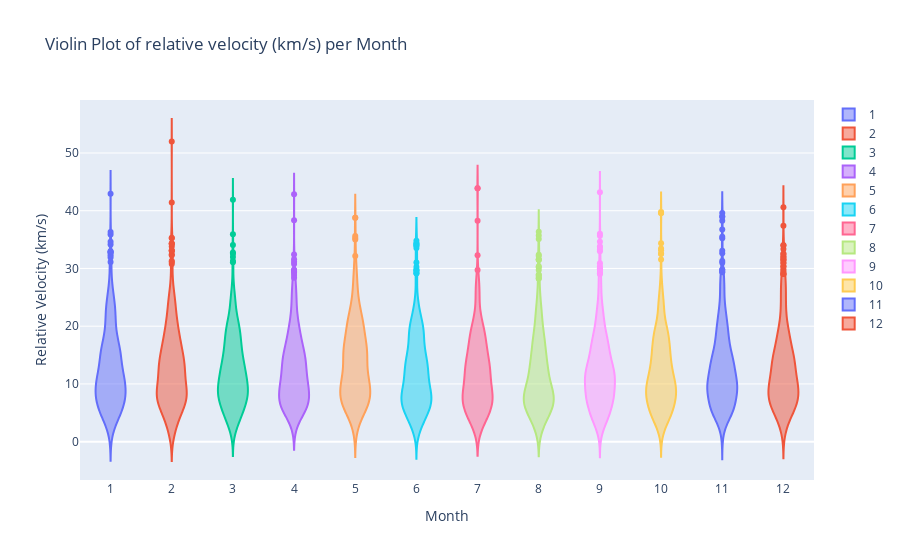

The notebook cell this image was saved under:
### Code cell
# Interative violin chart with relative velocity pr. Month
import plotly.graph_objects as go
import pandas as pd

# Group the data by month and get the estimated diameter values
df['relative_velocity_kilometers_per_second'] = pd.to_numeric(df['relative_velocity_kilometers_per_second'])
grouped_df = df.groupby(
            pd.to_datetime(df['close_approach_date']).dt.month
            )['relative_velocity_kilometers_per_second'].apply(list)

# Create the violin plot using Plotly
#Make empty data list
data = []
#Iterate grouped values:
for month, values in grouped_df.items():
    trace = go.Violin(y=values, name=str(month))
    data.append(trace)

# Set the layout of the plot
layout = go.Layout(
    title='Violin Plot of relative velocity (km/s) per Month',
    xaxis=dict(title='Month'),
    yaxis=dict(title='Relative Velocity (km/s)')
)

# Create the figure and plot
fig = go.Figure(data=data, layout=layout)

# Show the plot
fig.show()

### Figure 1 — Plotly figure (JSON) as saved in the notebook; plotly's stock layout.template omitted (floating-point values rounded to 4 significant figures; data arrays with more than 128 entries replaced by an {"elided": "..."} marker saying what was removed)
{"data": [{"name": "1", "type": "violin", "y": {"elided": "635 float values"}}, {"name": "2", "type": "violin", "y": {"elided": "646 float values"}}, {"name": "3", "type": "violin", "y": {"elided": "669 float values"}}, {"name": "4", "type": "violin", "y": {"elided": "659 float values"}}, {"name": "5", "type": "violin", "y": {"elided": "602 float values"}}, {"name": "6", "type": "violin", "y": {"elided": "506 float values"}}, {"name": "7", "type": "violin", "y": {"elided": "530 float values"}}, {"name": "8", "type": "violin", "y": {"elided": "617 float values"}}, {"name": "9", "type": "violin", "y": {"elided": "756 float values"}}, {"name": "10", "type": "violin", "y": {"elided": "943 float values"}}, {"name": "11", "type": "violin", "y": {"elided": "742 float values"}}, {"name": "12", "type": "violin", "y": {"elided": "646 float values"}}], "layout": {"title": {"text": "Violin Plot of relative velocity (km/s) per Month"}, "xaxis": {"title": {"text": "Month"}}, "yaxis": {"title": {"text": "Relative Velocity (km/s)"}}}}
